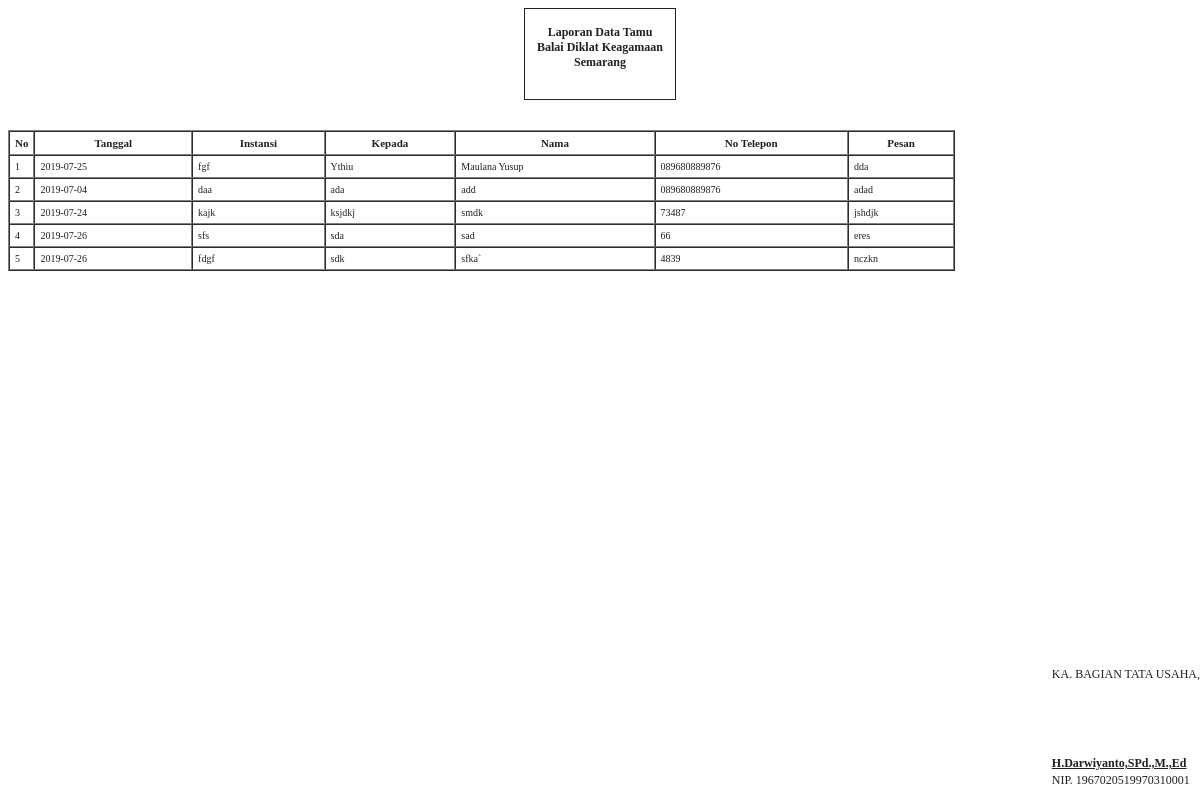
Page /act-laporan.php on the committed database.
### tables this page shows
CREATE TABLE `tamu` (
  `id_tamu` int(11) NOT NULL,
  `instansi` char(128) NOT NULL,
  `kepada` char(128) NOT NULL,
  `nama` char(50) NOT NULL,
  `tlp` char(13) NOT NULL,
  `pesan` char(100) NOT NULL,
  `date_created` varchar(128) NOT NULL
);

### act-laporan.php (the view, shortened to what this page needs)
<?php
	include 'koneksi.php';
?>
			<center>
				<div id="box">
					<h4><strong>Laporan Data Tamu <br>
							Balai Diklat Keagamaan <br>
							Semarang</strong></h4>
				</div>
			</center>
			<table id="table" border="1" cellspacing="0" cellpadding="5" width="80%">
				<thead>
					<tr>
						<th width="1">No</th>
						<th>Tanggal</th>
						<th>Instansi</th>
						<th>Kepada</th>
						<th>Nama</th>
						<th>No Telepon</th>
						<th>Pesan</th>
					</tr>
				</thead>
				<tbody>
					<?php
					$no = 1 ;
						if (isset($_GET['tanggal'])) {
							$tgl = $_GET['tanggal'];
							$sql = mysqli_query($host,"SELECT * FROM tamu WHERE date_created='$tgl'");
						}else{
							$sql = mysqli_query($host,"SELECT * FROM tamu ");
						}
							while($data = mysqli_fetch_array($sql)){?>
					<tr>
						<td width="1"><?php echo $no++; ?></td>
						<td><?php echo $data['date_created']?></td>
						<td><?php echo $data['instansi']?></td>
						<td><?php echo $data['kepada']?></td>
						<td><?php echo $data['nama']?></td>
						<td><?php echo $data['tlp']?></td>
						<td><?php echo $data['pesan']?></td>
					</tr>
				<?php } ?>
				</tbody>
			</table>
			<div id="lead">
				<p>KA. BAGIAN TATA USAHA,<br>
					<div style="height: 50px"></div>
						<p class="lead">H.Darwiyanto,SPd.,M.,Ed</p>
						<p>NIP. 1967020519970310001</p>
					</div>

### act-laporan.php (style rules this page uses)
#table tr th { font-size: 11px; }
#table tr td { font-size: 10px; }
#lead { width: auto; position: fixed; bottom: 0; right: 0 ; margin: 15px 0 0 75%; margin-right: auto; }
.lead { font-weight: bold; text-decoration: underline; margin-bottom: -10px; }
#box { width: 150px; height: 90px; border : solid 1px; margin-bottom: 30px; }

### rows in the picture
tamu: date_created "2019-07-25", instansi "fgf", kepada "Ythiu", nama "Maulana Yusup", tlp "089680889876", pesan "dda"
tamu: date_created "2019-07-04", instansi "daa", kepada "ada", nama "add", tlp "089680889876", pesan "adad"
tamu: date_created "2019-07-24", instansi "kajk", kepada "ksjdkj", nama "smdk", tlp "73487", pesan "jshdjk"
tamu: date_created "2019-07-26", instansi "sfs", kepada "sda", nama "sad", tlp "66", pesan "eres"
tamu: date_created "2019-07-26", instansi "fdgf", kepada "sdk", nama "sfka`", tlp "4839", pesan "nczkn"
